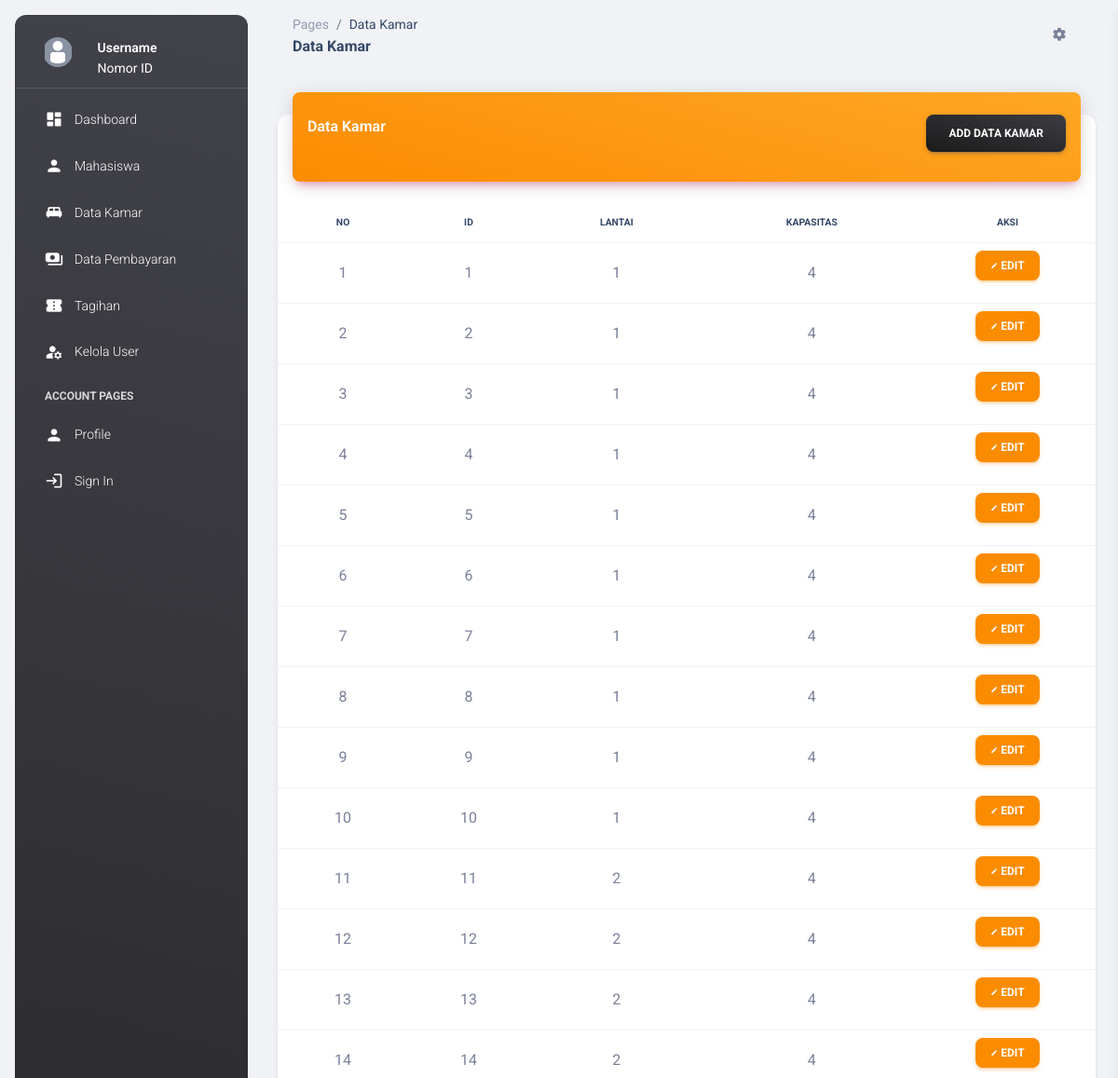
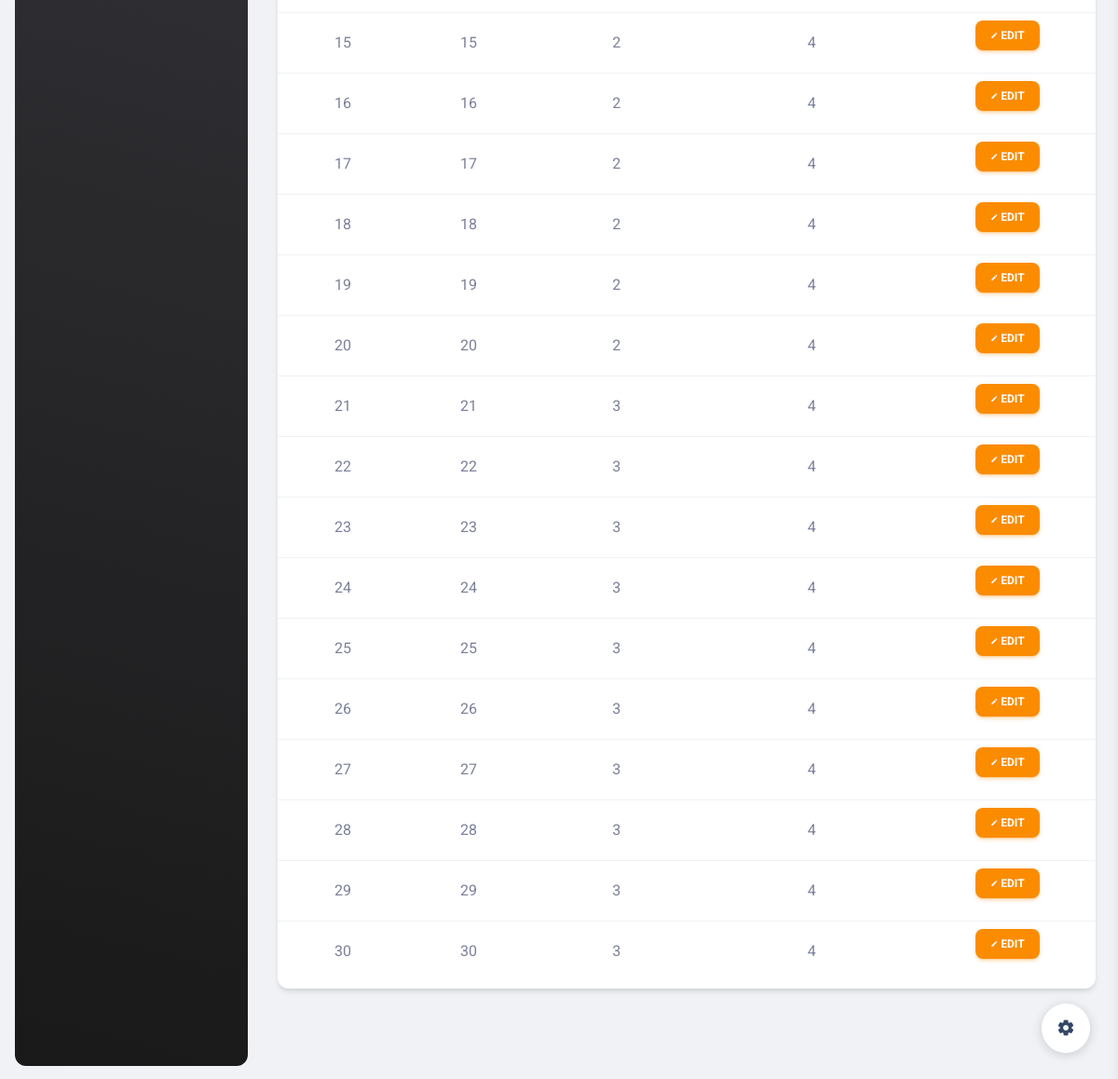
Page /dt_kamar.php on the earlier database version (2 pictures, top to bottom).
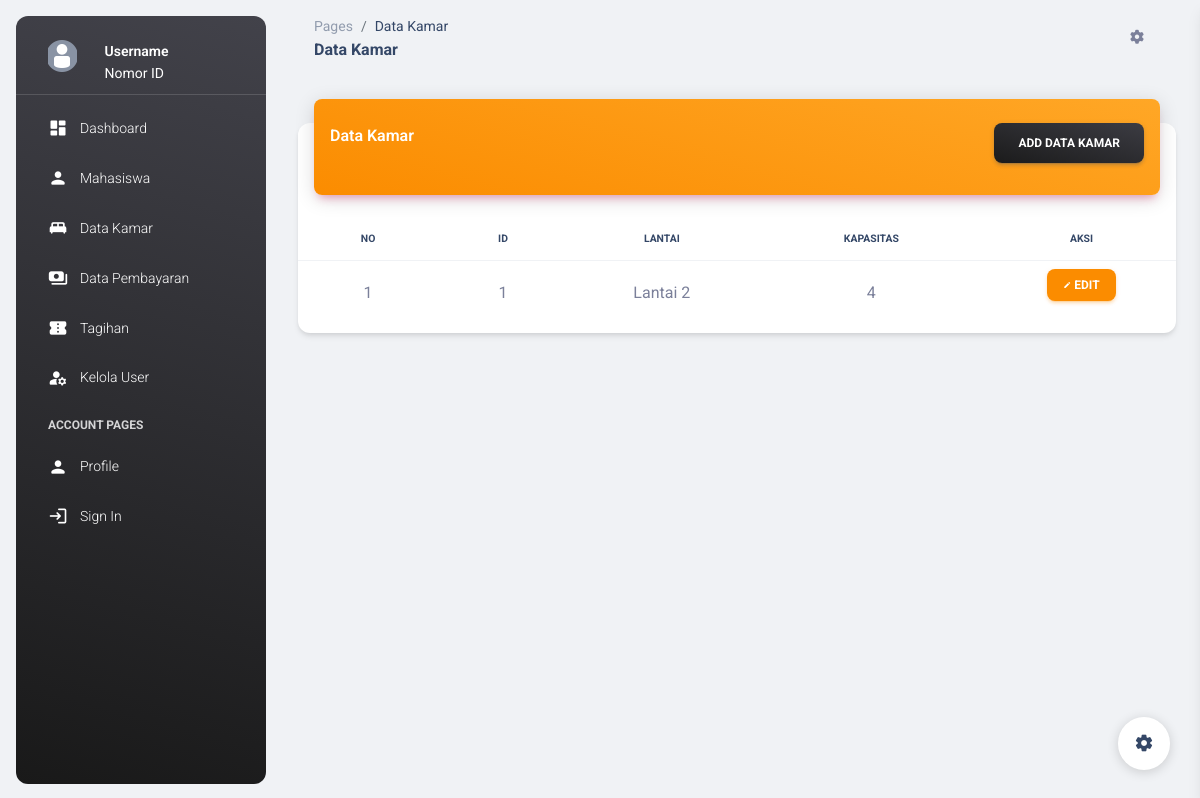
Same page on the later database version.
### tables this page shows
CREATE TABLE `kamar` (
  `id_kamar` int(11) NOT NULL,
  `nama_kamar` varchar(50) DEFAULT NULL,
  `lantai` varchar(11) DEFAULT NULL,
  `kapasitas` int(11) DEFAULT NULL,
  `full` varchar(15) DEFAULT 'false'
);

### dt_kamar.php (the view, shortened to what this page needs)
<?php include 'proses/koneksi.php'; ?>
<!DOCTYPE html>
<html lang="en">
<head>
  <link href="./assets/css/nucleo-icons.css" rel="stylesheet" />
  <link href="./assets/css/nucleo-svg.css" rel="stylesheet" />
  <link id="pagestyle" href="./assets/css/material-dashboard.css?v=3.0.0" rel="stylesheet" />
</head>
<body class="g-sidenav-show bg-gray-200">
  <?php include 'sidebar.php'; ?>
  <main class="main-content position-relative max-height-vh-100 h-100 border-radius-lg">
    <nav class="navbar navbar-main navbar-expand-lg px-0 mx-4 shadow-none border-radius-xl" id="navbarBlur"
      navbar-scroll="true">
      <div class="container-fluid py-1 px-3">
        <nav aria-label="breadcrumb">
          <ol class="breadcrumb bg-transparent mb-0 pb-0 pt-1 px-0 me-sm-6 me-5">
            <li class="breadcrumb-item text-sm"><a class="opacity-5 text-dark" href="javascript:;">Pages</a></li>
            <li class="breadcrumb-item text-sm text-dark active" aria-current="page">Data Kamar</li>
          </ol>
          <h6 class="font-weight-bolder mb-0">Data Kamar</h6>
        </nav>
        <ul class="navbar-nav justify-content-end">
          <li class="nav-item px-3 d-flex align-items-center">
            <a href="javascript:;" class="nav-link text-body p-0">
              <i class="fa fa-cog fixed-plugin-button-nav cursor-pointer"></i>
            </a>
          </li>
        </ul>
      </div>
    </nav>
    <div class="container-fluid py-4">
      <div class="row">
        <div class="col-12">
          <div class="card my-4">
            <div class="card-header p-0 position-relative mt-n4 mx-3 z-index-2">
              <div class="bg-gradient-warning shadow-primary border-radius-lg pt-4 pb-3">
                <div class="d-flex justify-content-between">
                  <h6 class="text-white text-capitalize ps-3">Data Kamar</h6>
                  <a href="add_kamar.php" class="btn bg-gradient-dark me-3">Add Data Kamar</a>
                </div>
              </div>
            </div>
            <div class="card-body px-0 pb-2">
              <div class="table-responsive p-0">
                <table class="table align-items-center mb-0 text-center">
                  <thead>
                    <tr>
                      <th class="text-uppercase text-dark text-xxs font-weight-bolder">No</th>
                      <th class="text-uppercase text-dark text-xxs font-weight-bolder">ID</th>
                      <th class="text-uppercase text-dark text-xxs font-weight-bolder">Lantai</th>
                      <th class="text-uppercase text-dark text-xxs font-weight-bolder">Kapasitas</th>
                      <th class="text-uppercase text-dark text-xxs font-weight-bolder">Aksi</th>
                    </tr>
                  </thead>
                  <tbody class="text-center">
                    <?php
                    $no = 1;
                    $kueri = mysqli_query($conn, "SELECT * FROM kamar");
                    while ($row = mysqli_fetch_array($kueri)) {
                      ?>
                      <tr>
                        <td>
                          <?php echo $no++; ?>
                        </td>
                        <td>
                          <?php echo $row['id_kamar'] ?>
                        </td>
                        <td>
                          <?php echo $row['lantai'] ?>
                        </td>
                        <td>
                          <?php echo $row['kapasitas'] ?>
                        </td>
                        <td>
                          <a href="edit_kamar.php?id=<?php echo $row['id_kamar'] ?>" class="btn btn-sm btn-warning">
                            <i class="material-icons">edit</i>
                            edit
                          </a>
                        </td>
                      </tr>
                    <?php } ?>
                  </tbody>
                </table>
              </div>
            </div>
          </div>
        </div>
      </div>
    </div>
    <br>
    <br>
  </main>
  <div class="fixed-plugin">
    <a class="fixed-plugin-button text-dark position-fixed px-3 py-2">
      <i class="material-icons py-2">settings</i>
    </a>
  </div>
</body>
</html>

Differences in the rows shown:
removed kamar: id_kamar "2", lantai "1", kapasitas "4"
removed kamar: id_kamar "3", lantai "1", kapasitas "4"
removed kamar: id_kamar "4", lantai "1", kapasitas "4"
removed kamar: id_kamar "5", lantai "1", kapasitas "4"
removed kamar: id_kamar "6", lantai "1", kapasitas "4"
removed kamar: id_kamar "7", lantai "1", kapasitas "4"
removed kamar: id_kamar "8", lantai "1", kapasitas "4"
removed kamar: id_kamar "9", lantai "1", kapasitas "4"
removed kamar: id_kamar "10", lantai "1", kapasitas "4"
removed kamar: id_kamar "11", lantai "2", kapasitas "4"
removed kamar: id_kamar "12", lantai "2", kapasitas "4"
removed kamar: id_kamar "13", lantai "2", kapasitas "4"
removed kamar: id_kamar "14", lantai "2", kapasitas "4"
removed kamar: id_kamar "15", lantai "2", kapasitas "4"
removed kamar: id_kamar "16", lantai "2", kapasitas "4"
removed kamar: id_kamar "17", lantai "2", kapasitas "4"
removed kamar: id_kamar "18", lantai "2", kapasitas "4"
removed kamar: id_kamar "19", lantai "2", kapasitas "4"
removed kamar: id_kamar "20", lantai "2", kapasitas "4"
removed kamar: id_kamar "21", lantai "3", kapasitas "4"
removed kamar: id_kamar "22", lantai "3", kapasitas "4"
removed kamar: id_kamar "23", lantai "3", kapasitas "4"
removed kamar: id_kamar "24", lantai "3", kapasitas "4"
removed kamar: id_kamar "25", lantai "3", kapasitas "4"
removed kamar: id_kamar "26", lantai "3", kapasitas "4"
removed kamar: id_kamar "27", lantai "3", kapasitas "4"
removed kamar: id_kamar "28", lantai "3", kapasitas "4"
removed kamar: id_kamar "29", lantai "3", kapasitas "4"
removed kamar: id_kamar "30", lantai "3", kapasitas "4"
changed kamar id 1: lantai "1" → "Lantai 2"
